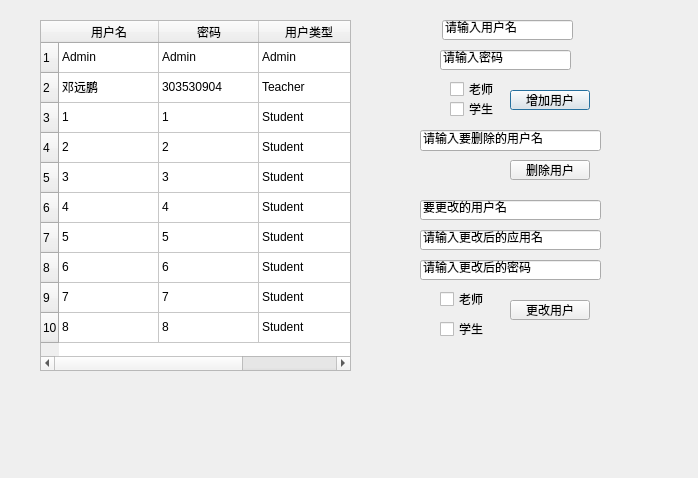
<?xml version="1.0" encoding="UTF-8"?>
<ui version="4.0">
 <class>Dialog</class>
 <widget class="QDialog" name="Dialog">
  <property name="geometry">
   <rect>
    <x>0</x>
    <y>0</y>
    <width>698</width>
    <height>478</height>
   </rect>
  </property>
  <property name="windowTitle">
   <string>用户管理界面</string>
  </property>
  <property name="windowIcon">
   <iconset>
    <normaloff>Guess who I am.gif</normaloff>Guess who I am.gif</iconset>
  </property>
  <property name="autoFillBackground">
   <bool>false</bool>
  </property>
  <widget class="QTableWidget" name="tableWidget">
   <property name="geometry">
    <rect>
     <x>40</x>
     <y>20</y>
     <width>311</width>
     <height>351</height>
    </rect>
   </property>
   <row>
    <property name="text">
     <string>1</string>
    </property>
   </row>
   <row>
    <property name="text">
     <string>2</string>
    </property>
   </row>
   <row>
    <property name="text">
     <string>3</string>
    </property>
   </row>
   <row>
    <property name="text">
     <string>4</string>
    </property>
   </row>
   <row>
    <property name="text">
     <string>5</string>
    </property>
   </row>
   <row>
    <property name="text">
     <string>6</string>
    </property>
   </row>
   <row>
    <property name="text">
     <string>7</string>
    </property>
   </row>
   <row>
    <property name="text">
     <string>8</string>
    </property>
   </row>
   <row>
    <property name="text">
     <string>9</string>
    </property>
   </row>
   <row>
    <property name="text">
     <string>10</string>
    </property>
   </row>
   <column>
    <property name="text">
     <string>用户名</string>
    </property>
   </column>
   <column>
    <property name="text">
     <string>密码</string>
    </property>
   </column>
   <column>
    <property name="text">
     <string>用户类型</string>
    </property>
   </column>
   <item row="0" column="0">
    <property name="text">
     <string>Admin</string>
    </property>
   </item>
   <item row="0" column="1">
    <property name="text">
     <string>Admin</string>
    </property>
   </item>
   <item row="0" column="2">
    <property name="text">
     <string>Admin</string>
    </property>
   </item>
   <item row="1" column="0">
    <property name="text">
     <string>邓远鹏</string>
    </property>
   </item>
   <item row="1" column="1">
    <property name="text">
     <string>303530904</string>
    </property>
   </item>
   <item row="1" column="2">
    <property name="text">
     <string>Teacher</string>
    </property>
   </item>
   <item row="2" column="0">
    <property name="text">
     <string>1</string>
    </property>
   </item>
   <item row="2" column="1">
    <property name="text">
     <string>1</string>
    </property>
   </item>
   <item row="2" column="2">
    <property name="text">
     <string>Student</string>
    </property>
   </item>
   <item row="3" column="0">
    <property name="text">
     <string>2</string>
    </property>
   </item>
   <item row="3" column="1">
    <property name="text">
     <string>2</string>
    </property>
   </item>
   <item row="3" column="2">
    <property name="text">
     <string>Student</string>
    </property>
   </item>
   <item row="4" column="0">
    <property name="text">
     <string>3</string>
    </property>
   </item>
   <item row="4" column="1">
    <property name="text">
     <string>3</string>
    </property>
   </item>
   <item row="4" column="2">
    <property name="text">
     <string>Student</string>
    </property>
   </item>
   <item row="5" column="0">
    <property name="text">
     <string>4</string>
    </property>
   </item>
   <item row="5" column="1">
    <property name="text">
     <string>4</string>
    </property>
   </item>
   <item row="5" column="2">
    <property name="text">
     <string>Student</string>
    </property>
   </item>
   <item row="6" column="0">
    <property name="text">
     <string>5</string>
    </property>
   </item>
   <item row="6" column="1">
    <property name="text">
     <string>5</string>
    </property>
   </item>
   <item row="6" column="2">
    <property name="text">
     <string>Student</string>
    </property>
   </item>
   <item row="7" column="0">
    <property name="text">
     <string>6</string>
    </property>
   </item>
   <item row="7" column="1">
    <property name="text">
     <string>6</string>
    </property>
   </item>
   <item row="7" column="2">
    <property name="text">
     <string>Student</string>
    </property>
   </item>
   <item row="8" column="0">
    <property name="text">
     <string>7</string>
    </property>
   </item>
   <item row="8" column="1">
    <property name="text">
     <string>7</string>
    </property>
   </item>
   <item row="8" column="2">
    <property name="text">
     <string>Student</string>
    </property>
   </item>
   <item row="9" column="0">
    <property name="text">
     <string>8</string>
    </property>
   </item>
   <item row="9" column="1">
    <property name="text">
     <string>8</string>
    </property>
   </item>
   <item row="9" column="2">
    <property name="text">
     <string>Student</string>
    </property>
   </item>
  </widget>
  <widget class="QLineEdit" name="lineEdit">
   <property name="geometry">
    <rect>
     <x>442</x>
     <y>20</y>
     <width>131</width>
     <height>20</height>
    </rect>
   </property>
   <property name="text">
    <string>请输入用户名</string>
   </property>
  </widget>
  <widget class="QLineEdit" name="lineEdit_2">
   <property name="geometry">
    <rect>
     <x>440</x>
     <y>50</y>
     <width>131</width>
     <height>20</height>
    </rect>
   </property>
   <property name="text">
    <string>请输入密码</string>
   </property>
  </widget>
  <widget class="QCheckBox" name="checkBox">
   <property name="geometry">
    <rect>
     <x>450</x>
     <y>80</y>
     <width>73</width>
     <height>18</height>
    </rect>
   </property>
   <property name="text">
    <string>老师</string>
   </property>
  </widget>
  <widget class="QCheckBox" name="checkBox_2">
   <property name="geometry">
    <rect>
     <x>450</x>
     <y>100</y>
     <width>73</width>
     <height>18</height>
    </rect>
   </property>
   <property name="text">
    <string>学生</string>
   </property>
  </widget>
  <widget class="QPushButton" name="pushButton">
   <property name="geometry">
    <rect>
     <x>510</x>
     <y>90</y>
     <width>80</width>
     <height>20</height>
    </rect>
   </property>
   <property name="text">
    <string>增加用户</string>
   </property>
  </widget>
  <widget class="QLineEdit" name="lineEdit_3">
   <property name="geometry">
    <rect>
     <x>420</x>
     <y>130</y>
     <width>181</width>
     <height>21</height>
    </rect>
   </property>
   <property name="text">
    <string>请输入要删除的用户名</string>
   </property>
  </widget>
  <widget class="QPushButton" name="pushButton_2">
   <property name="geometry">
    <rect>
     <x>510</x>
     <y>160</y>
     <width>80</width>
     <height>20</height>
    </rect>
   </property>
   <property name="text">
    <string>删除用户</string>
   </property>
  </widget>
  <widget class="QLineEdit" name="lineEdit_4">
   <property name="geometry">
    <rect>
     <x>420</x>
     <y>200</y>
     <width>181</width>
     <height>20</height>
    </rect>
   </property>
   <property name="text">
    <string>要更改的用户名</string>
   </property>
  </widget>
  <widget class="QLineEdit" name="lineEdit_5">
   <property name="geometry">
    <rect>
     <x>420</x>
     <y>230</y>
     <width>181</width>
     <height>20</height>
    </rect>
   </property>
   <property name="text">
    <string>请输入更改后的应用名</string>
   </property>
  </widget>
  <widget class="QLineEdit" name="lineEdit_6">
   <property name="geometry">
    <rect>
     <x>420</x>
     <y>260</y>
     <width>181</width>
     <height>20</height>
    </rect>
   </property>
   <property name="text">
    <string>请输入更改后的密码</string>
   </property>
  </widget>
  <widget class="QCheckBox" name="checkBox_3">
   <property name="geometry">
    <rect>
     <x>440</x>
     <y>290</y>
     <width>73</width>
     <height>18</height>
    </rect>
   </property>
   <property name="text">
    <string>老师</string>
   </property>
  </widget>
  <widget class="QCheckBox" name="checkBox_4">
   <property name="geometry">
    <rect>
     <x>440</x>
     <y>320</y>
     <width>73</width>
     <height>18</height>
    </rect>
   </property>
   <property name="text">
    <string>学生</string>
   </property>
  </widget>
  <widget class="QPushButton" name="pushButton_3">
   <property name="geometry">
    <rect>
     <x>510</x>
     <y>300</y>
     <width>80</width>
     <height>20</height>
    </rect>
   </property>
   <property name="text">
    <string>更改用户</string>
   </property>
  </widget>
 </widget>
 <resources/>
 <connections/>
</ui>
